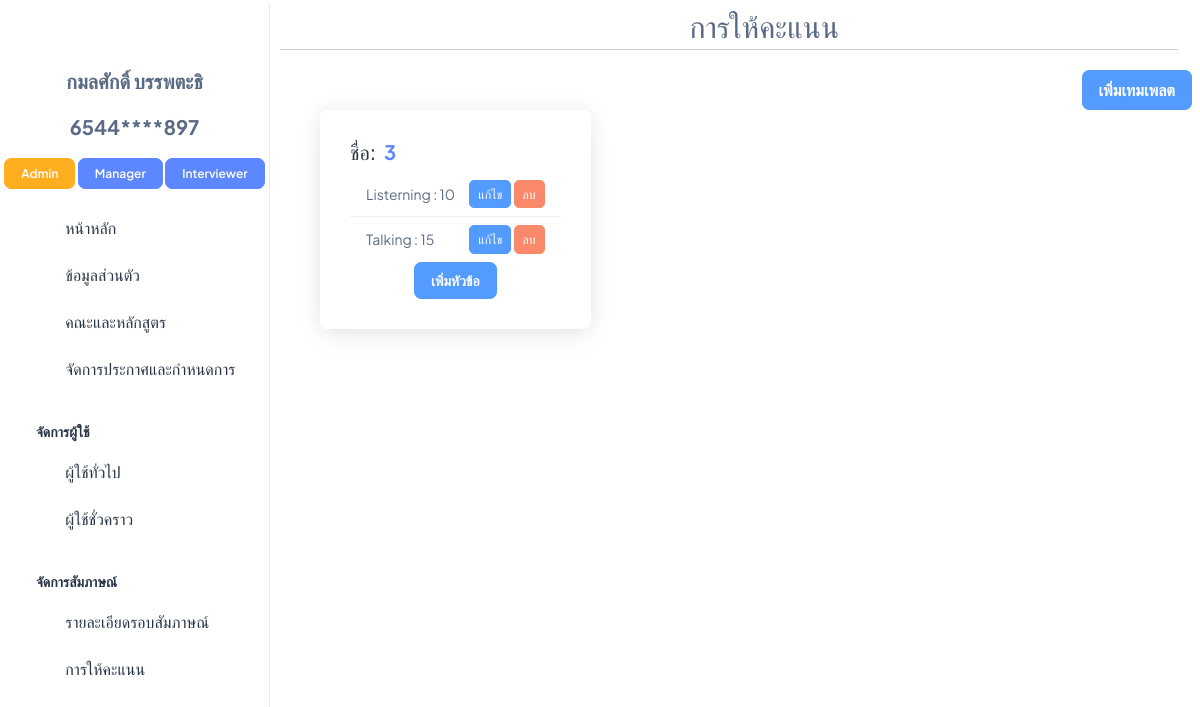
Before: /Score (signed in) with the older database file.
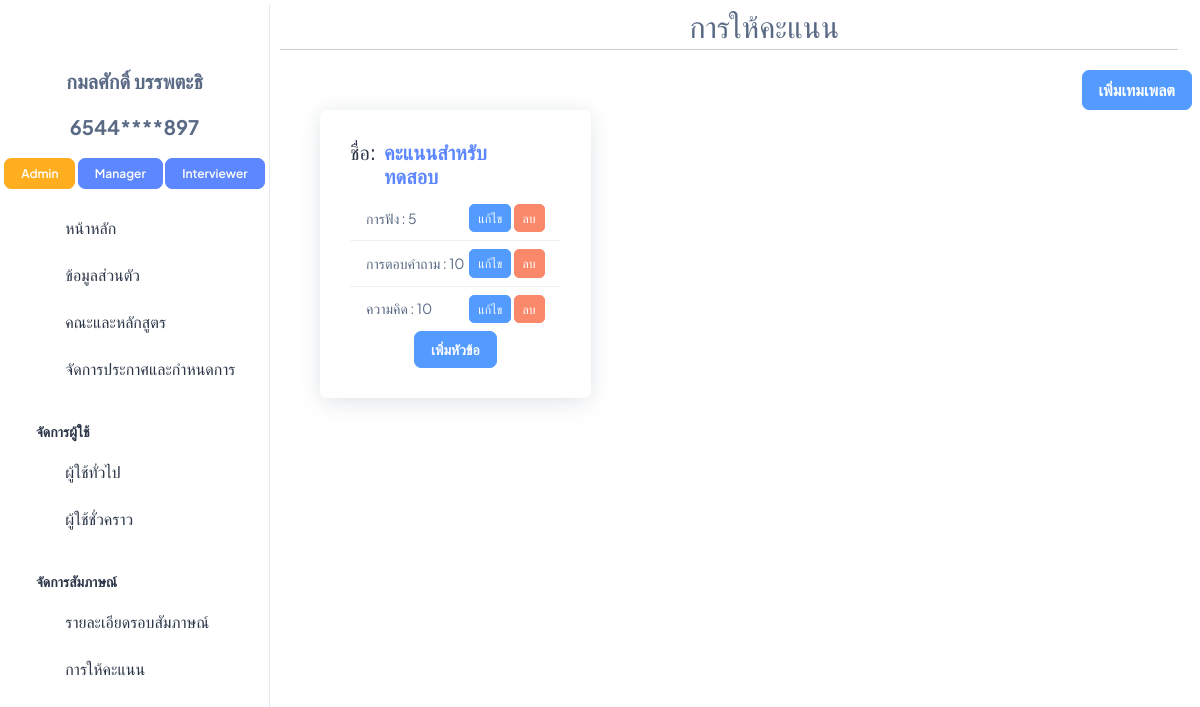
After: the same page with the newer database file.
### interview/models.py (models this page shows, shortened)
class User(AbstractBaseUser, PermissionsMixin):
    email = models.EmailField(unique=True)
    username = models.CharField(max_length=30, unique=True)
    first_name = models.CharField(max_length=100)
    last_name = models.CharField(max_length=100)
    gender = models.CharField(max_length=20)
    address = models.CharField(max_length=400)
    postcode = models.CharField(max_length=20)
    phone_number = models.CharField(max_length=10)
    citizen_id = models.CharField(max_length=13,unique=True,blank=True,null=True)
    birth_date = models.DateField(blank=True,null=True)
    date_joined = models.DateTimeField(default=timezone.now)
    is_active = models.BooleanField(default=True)
    is_staff = models.BooleanField(default=False)
    objects = CustomUserManager()
    USERNAME_FIELD = 'username'
    EMAIL_FIELD = 'email'
    REQUIRED_FIELDS = ['email']

class Role(models.Model):
    DEFAULT_ROLES = ['Admin', 'Manager','Interviewer', 'Student']
    name = models.CharField(max_length=50, default=DEFAULT_ROLES[0], choices=[(role, role) for role in DEFAULT_ROLES])
    users = models.ManyToManyField(User, related_name='roles', blank=True)
    TemporaryUser = models.ManyToManyField(TemporaryUser, related_name='roles', blank=True)

class ScorePattern(models.Model):
    pattern_name = models.CharField(max_length=100)
    main_pattern = models.BooleanField(default=False)

class ScoreTopic(models.Model):
    pattern_id = models.ForeignKey(ScorePattern, on_delete=models.CASCADE, related_name="Score_pattern")
    topic_name = models.CharField(max_length=100)
    max_score = models.PositiveIntegerField()
    score_detail = models.CharField(max_length=500 , null=True,blank=True)

### interview/views.py (the view)
# urls.py: path('Score',Score, name='Score'),
@login_required
@user_passes_test(is_admin)
def Score(request):
    main_pattern = ScorePattern.objects.filter(main_pattern=True)
    context = {
        'main_pattern': main_pattern,
    }
    return render(request, 'admin/Score.html', context)

### interview/views.py (called while the page is built)
def is_admin(user):
    if isinstance(user, User):
        return user.roles.filter(name='Admin').exists()
    else:
        return False

### interview/templates/admin/Score.html (shortened to what this page needs)
{% extends 'admin/base/n_base.html' %}
{% load static %}
{% block css_js %}
<link rel="stylesheet" href="{% static 'css/admin_css/Score.css' %}" />
{% endblock %}
{% block topic %}
<div class="fs-8 mt-1 text-muted text-center">
  <span><i class="ti ti-clipboard-check"></i> การให้คะแนน</span>
</div>
{% endblock %}
{% block content %}
<div class="pt-14 px-2">
  <div class="d-flex justify-content-end">
    <button class="btn btn-info fs-4 fw-semibold " onclick="add_Pattern()">เพิ่มเทมเพลต</button>
  </div>
  <div class="container">
    <div class="row">
      {% for pattern in main_pattern %}
        <div class="col-md-4">
          <div class="card">
            <div class="card-body">
              <div class="d-flex justify-content-between">
                <span class="d-flex">
                  <h2 class="fs-6 card-title">ชื่อ:</h2>
                  <h2 class="fs-6 text-primary card-title fw-bolder px-2">{{ pattern.pattern_name }}</h2>
                </span>
                <a href="/delete_ScoreTemplate/{{pattern.id}}">
                  <span class="fs-6 text-danger">
                    <i class="ti ti-trash-x"></i>
                  </span>
                </a>
              </div>
              <ul class="list-group list-group-flush">
                {% for topic in pattern.Score_pattern.all %}
                <li class="list-group-item d-flex justify-content-between align-items-center">
                  {{ topic.topic_name }} : {{ topic.max_score }}
                  <div>
                    <a class="btn btn-info btn-sm" href="javascript:void(0);" onclick="edit_popup
                    ('{{ topic.id }}', '{{ topic.topic_name }}', '{{ topic.max_score }}', '{{ topic.score_detail }}')">แก้ไข</a>
                    <a class="btn btn-danger btn-sm" href="/delete_ScoreTopic/{{topic.id}}">ลบ</a>
                  </div>
                </li>
                {% endfor %}
              </ul>
              <div class="d-flex justify-content-center">
                <a class="btn btn-info fs-3 fw-semibold " onclick="add_Score('{{ pattern.id }}')">เพิ่มหัวข้อ</a>
              </div>
            </div>
          </div>
        </div>
      {% endfor %}
    </div>
  </div>
  {% endblock %}

### interview/templates/admin/base/n_base.html (shortened to what this page needs)
<!DOCTYPE html>
<html lang="en">
    <head>
        {% load static %}
        <link rel="stylesheet" href="{% static 'css/styles.min.css' %}" />
        {% block css_js %}
        {% endblock %}
      </head>
    <body>
        {% include 'admin/base/n_sidebar.html' %}
        <div style="padding-left: 300px;">
            {% block topic %}
            {% endblock %}
            <h1 class="full-width-underline"></h1>
            {% block content %}
            {% endblock %}
        </div>
    </body>
</html>

### interview/templates/admin/base/n_sidebar.html (shortened to what this page needs)
<!DOCTYPE html>
<html lang="en">
    <head>
        {% load static %}
        <link rel="stylesheet" href="{% static 'css/styles.min.css' %}" />
      </head>
<body>
<aside class="left-sidebar position-fixed">
    <div>
        {% if user.is_authenticated %}
        <a href="{% url 'log_out' %}">
            <i class="ti ti-logout fs-8 text-danger mt-3"style="display: block; text-align: center;"></i>
        </a>
        <p class="text-center pt-3 fw-bolder fs-6 text-muted">{{ user.first_name }} {{ user.last_name }}</p>
        <p class="text-center fw-bolder fs-6 text-muted">{{ user.citizen_id|slice:":4" }}****{{ user.citizen_id|slice:"-3:" }}</p>
        <div class="text-center">
            {% for role in user.roles.all %}
                {% if role.name == 'Admin' %}
                <a href="{% url 'Admin_page' %}" class="btn btn-warning fs-2 fw-semibold lh-sm">Admin</a>
                {% endif %}
                {% if role.name == 'Manager' %}
                <a href="{% url 'Manager_page' id=user.id %}" class="btn btn-primary fs-2 fw-semibold lh-sm">Manager</a>
                {% endif %}
                {% if role.name == 'Interviewer' %}
                <a href="{% url 'Interviewer_page' %}" class="btn btn-primary fs-2 fw-semibold lh-sm">Interviewer</a>
                {% endif %}
            {% endfor %}
        </div>
        {% endif %}
      </div>
      <nav class="sidebar-nav scroll-sidebar" data-simplebar="">
        <ul id="sidebarnav">
          <li class="sidebar-item mt-3">
            <a class="sidebar-link" href="{% url 'Admin_page'%}" aria-expanded="false">
              <span>
                <i class="ti ti-home"></i>
              </span>
              <span class="hide-menu fs-4">หน้าหลัก</span>
            </a>
          </li>
          <li class="sidebar-item">
            <a class="sidebar-link" href="{% url 'admin_profile'%}" aria-expanded="false">
              <span>
                <i class="ti ti-user-circle"></i>
              </span>
              <span class="hide-menu fs-4">ข้อมูลส่วนตัว</span>
            </a>
          </li>
          <li class="sidebar-item">
            <a class="sidebar-link" href="{% url 'FacultyMajor'%}" aria-expanded="false">
              <span>
                <i class="ti ti-book"></i>
              </span>
              <span class="hide-menu fs-4">คณะและหลักสูตร</span>
            </a>
          </li>
          <li class="sidebar-item">
            <a class="sidebar-link" href="{% url 'Announcement_page'%}" aria-expanded="false">
              <span>
                <i class="ti ti-news"></i>
              </span>
              <span class="hide-menu fs-4">จัดการประกาศและกำหนดการ</span>
            </a>
          </li>
          <li class="nav-small-cap">
            <span class="hide-menu fs-3">จัดการผู้ใช้</span>
          </li>
          <li class="sidebar-item">
            <a class="sidebar-link" href="{% url 'User'%}" aria-expanded="false">
              <span>
                <i class="ti ti-user-check"></i>
              </span>
              <span class="hide-menu fs-4">ผู้ใช้ทั่วไป</span>
            </a>
          </li>
          <li class="sidebar-item">
            <a class="sidebar-link" href="{% url 'TemporaryUser'%}" aria-expanded="false">
              <span>
                <i class="ti ti-user-x"></i>
              </span>
              <span class="hide-menu fs-4">ผู้ใช้ชั่วคราว</span>
            </a>
          </li>
          <li class="nav-small-cap">
            <span class="hide-menu fs-3">จัดการสัมภาษณ์</span>
          </li>
          <li class="sidebar-item">
            <a class="sidebar-link" href="{% url 'Interview'%}" aria-expanded="false">
              <span>
                <i class="ti ti-clipboard-text"></i>
              </span>
              <span class="hide-menu fs-4">รายละเอียดรอบสัมภาษณ์</span>
            </a>
          </li>
          <li class="sidebar-item">
            <a class="sidebar-link" href="{% url 'Score'%}" aria-expanded="false">
              <span>
                <i class="ti ti-clipboard-check"></i>
              </span>
              <span class="hide-menu fs-4">การให้คะแนน</span>
            </a>
          </li>
        </ul>
      </nav>
  </aside>
</body>
</html>

Changed rows visible on the page:
removed ScorePattern: pattern_name "3"
removed ScoreTopic: topic_name "Listerning", max_score "10", shown under "3"
removed ScoreTopic: topic_name "Talking", max_score "15", shown under "3"
added ScorePattern: pattern_name "คะแนนสำหรับทดสอบ"
added ScoreTopic: topic_name "การฟัง", max_score "5", shown under "คะแนนสำหรับทดสอบ"
added ScoreTopic: topic_name "การตอบคำถาม", max_score "10", shown under "คะแนนสำหรับทดสอบ"
added ScoreTopic: topic_name "ความคิด", max_score "10", shown under "คะแนนสำหรับทดสอบ"
